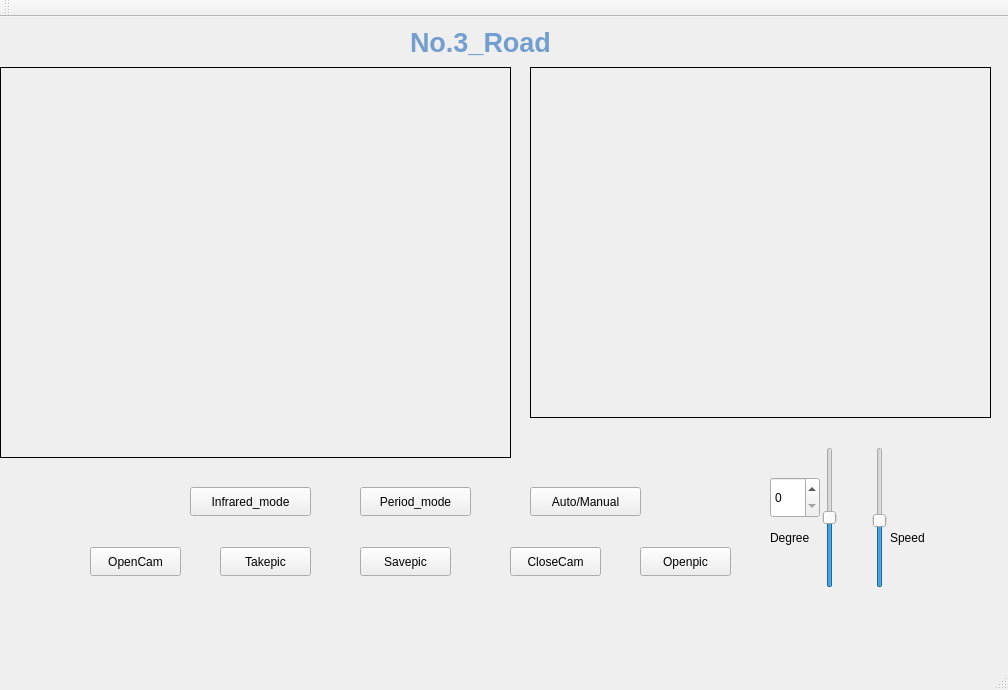
<?xml version="1.0" encoding="UTF-8"?>
<ui version="4.0">
 <class>cameraGet</class>
 <widget class="QMainWindow" name="cameraGet">
  <property name="enabled">
   <bool>true</bool>
  </property>
  <property name="geometry">
   <rect>
    <x>0</x>
    <y>0</y>
    <width>1008</width>
    <height>690</height>
   </rect>
  </property>
  <property name="windowTitle">
   <string>cameraGet</string>
  </property>
  <property name="animated">
   <bool>true</bool>
  </property>
  <widget class="QWidget" name="centralWidget">
   <widget class="QPushButton" name="open">
    <property name="geometry">
     <rect>
      <x>90</x>
      <y>530</y>
      <width>91</width>
      <height>29</height>
     </rect>
    </property>
    <property name="text">
     <string>OpenCam</string>
    </property>
   </widget>
   <widget class="QPushButton" name="pic">
    <property name="geometry">
     <rect>
      <x>220</x>
      <y>530</y>
      <width>91</width>
      <height>29</height>
     </rect>
    </property>
    <property name="text">
     <string>Takepic</string>
    </property>
   </widget>
   <widget class="QLabel" name="label">
    <property name="geometry">
     <rect>
      <x>0</x>
      <y>50</y>
      <width>511</width>
      <height>391</height>
     </rect>
    </property>
    <property name="frameShape">
     <enum>QFrame::Box</enum>
    </property>
    <property name="text">
     <string/>
    </property>
    <property name="pixmap">
     <pixmap resource="resources.qrc">:/new/prefix1/二月兰.jpg</pixmap>
    </property>
    <property name="scaledContents">
     <bool>true</bool>
    </property>
    <property name="margin">
     <number>0</number>
    </property>
   </widget>
   <widget class="QLabel" name="label_2">
    <property name="enabled">
     <bool>true</bool>
    </property>
    <property name="geometry">
     <rect>
      <x>530</x>
      <y>50</y>
      <width>461</width>
      <height>351</height>
     </rect>
    </property>
    <property name="cursor">
     <cursorShape>ArrowCursor</cursorShape>
    </property>
    <property name="frameShape">
     <enum>QFrame::Box</enum>
    </property>
    <property name="text">
     <string/>
    </property>
    <property name="pixmap">
     <pixmap resource="resources.qrc">:/new/prefix1/无人机.jpg</pixmap>
    </property>
    <property name="scaledContents">
     <bool>true</bool>
    </property>
   </widget>
   <widget class="QPushButton" name="closeCam">
    <property name="geometry">
     <rect>
      <x>510</x>
      <y>530</y>
      <width>91</width>
      <height>29</height>
     </rect>
    </property>
    <property name="text">
     <string>CloseCam</string>
    </property>
   </widget>
   <widget class="QPushButton" name="savepic">
    <property name="geometry">
     <rect>
      <x>360</x>
      <y>530</y>
      <width>91</width>
      <height>29</height>
     </rect>
    </property>
    <property name="text">
     <string>Savepic</string>
    </property>
   </widget>
   <widget class="QPushButton" name="openpic">
    <property name="geometry">
     <rect>
      <x>640</x>
      <y>530</y>
      <width>91</width>
      <height>29</height>
     </rect>
    </property>
    <property name="text">
     <string>Openpic</string>
    </property>
   </widget>
   <widget class="QPushButton" name="pushButton">
    <property name="geometry">
     <rect>
      <x>190</x>
      <y>470</y>
      <width>121</width>
      <height>29</height>
     </rect>
    </property>
    <property name="text">
     <string>Infrared_mode</string>
    </property>
   </widget>
   <widget class="QPushButton" name="pushButton_2">
    <property name="geometry">
     <rect>
      <x>360</x>
      <y>470</y>
      <width>111</width>
      <height>29</height>
     </rect>
    </property>
    <property name="text">
     <string>Period_mode</string>
    </property>
   </widget>
   <widget class="QPushButton" name="pushButton_3">
    <property name="geometry">
     <rect>
      <x>530</x>
      <y>470</y>
      <width>111</width>
      <height>29</height>
     </rect>
    </property>
    <property name="text">
     <string>Auto/Manual</string>
    </property>
   </widget>
   <widget class="QSlider" name="degreeSlider">
    <property name="geometry">
     <rect>
      <x>820</x>
      <y>430</y>
      <width>20</width>
      <height>141</height>
     </rect>
    </property>
    <property name="maximum">
     <number>180</number>
    </property>
    <property name="value">
     <number>90</number>
    </property>
    <property name="orientation">
     <enum>Qt::Vertical</enum>
    </property>
   </widget>
   <widget class="QSlider" name="verticalSlider">
    <property name="geometry">
     <rect>
      <x>870</x>
      <y>430</y>
      <width>20</width>
      <height>141</height>
     </rect>
    </property>
    <property name="minimum">
     <number>5</number>
    </property>
    <property name="maximum">
     <number>100</number>
    </property>
    <property name="value">
     <number>50</number>
    </property>
    <property name="orientation">
     <enum>Qt::Vertical</enum>
    </property>
   </widget>
   <widget class="QLabel" name="label_3">
    <property name="geometry">
     <rect>
      <x>890</x>
      <y>510</y>
      <width>51</width>
      <height>21</height>
     </rect>
    </property>
    <property name="text">
     <string>Speed</string>
    </property>
   </widget>
   <widget class="QLabel" name="label_4">
    <property name="geometry">
     <rect>
      <x>770</x>
      <y>510</y>
      <width>51</width>
      <height>21</height>
     </rect>
    </property>
    <property name="text">
     <string>Degree</string>
    </property>
   </widget>
   <widget class="QSpinBox" name="spinBox">
    <property name="geometry">
     <rect>
      <x>770</x>
      <y>460</y>
      <width>50</width>
      <height>41</height>
     </rect>
    </property>
    <property name="minimum">
     <number>0</number>
    </property>
    <property name="maximum">
     <number>180</number>
    </property>
    <property name="value">
     <number>0</number>
    </property>
   </widget>
   <widget class="QLabel" name="label_5">
    <property name="geometry">
     <rect>
      <x>410</x>
      <y>10</y>
      <width>261</width>
      <height>31</height>
     </rect>
    </property>
    <property name="text">
     <string>&lt;html&gt;&lt;head/&gt;&lt;body&gt;&lt;p&gt;&lt;span style=&quot; font-size:20pt; font-weight:600; color:#729fcf;&quot;&gt;No.3_Road&lt;/span&gt;&lt;/p&gt;&lt;/body&gt;&lt;/html&gt;</string>
    </property>
    <property name="textFormat">
     <enum>Qt::AutoText</enum>
    </property>
    <property name="scaledContents">
     <bool>false</bool>
    </property>
   </widget>
  </widget>
  <widget class="QMenuBar" name="menuBar">
   <property name="geometry">
    <rect>
     <x>0</x>
     <y>0</y>
     <width>1008</width>
     <height>26</height>
    </rect>
   </property>
  </widget>
  <widget class="QToolBar" name="mainToolBar">
   <attribute name="toolBarArea">
    <enum>TopToolBarArea</enum>
   </attribute>
   <attribute name="toolBarBreak">
    <bool>false</bool>
   </attribute>
  </widget>
  <widget class="QStatusBar" name="statusBar"/>
 </widget>
 <layoutdefault spacing="6" margin="11"/>
 <resources>
  <include location="resources.qrc"/>
 </resources>
 <connections>
  <connection>
   <sender>degreeSlider</sender>
   <signal>valueChanged(int)</signal>
   <receiver>spinBox</receiver>
   <slot>setValue(int)</slot>
   <hints>
    <hint type="sourcelabel">
     <x>729</x>
     <y>438</y>
    </hint>
    <hint type="destinationlabel">
     <x>689</x>
     <y>463</y>
    </hint>
   </hints>
  </connection>
 </connections>
</ui>
